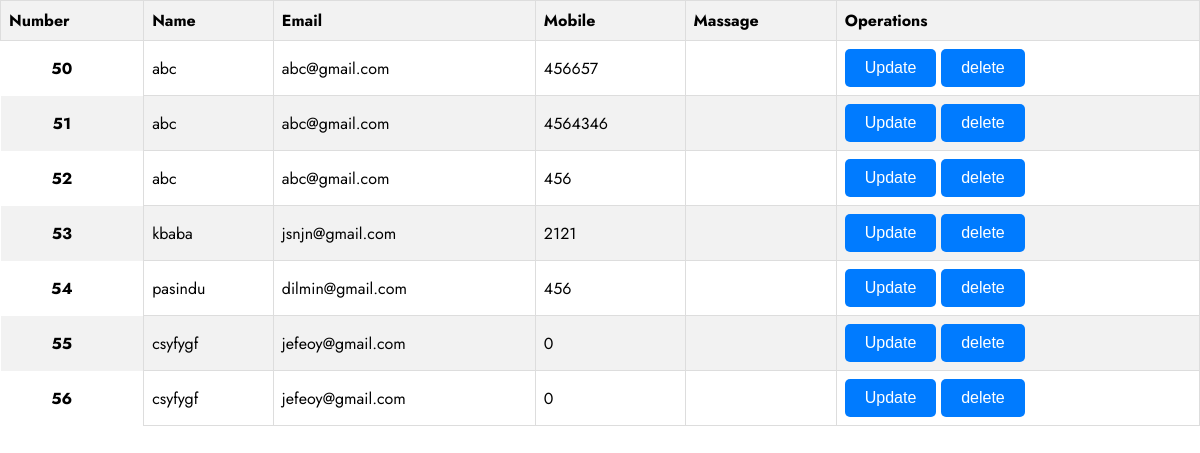
The page /crud/display.php on the database its author committed.
### tables this page shows
CREATE TABLE `contact` (
  `id` int(11) NOT NULL,
  `name` varchar(100) NOT NULL,
  `mail` varchar(100) NOT NULL,
  `mobile` int(10) NOT NULL,
  `message` text NOT NULL
);

### crud/display.php (the view, shortened to what this page needs)
<?php
include 'db_con.php';
?>
<!DOCTYPE html>
<html lang="en">
<head>
    <link rel="stylesheet" href="styles.css">
</head>
<body>
    <table class="table">
        <thead>
            <tr>
                <th scope="col">Number</th>
                <th scope="col">Name</th>
                <th scope="col">Email</th>
                <th scope="col">Mobile</th>
                <th scope="col">Massage</th>
                <th scope="col">Operations</th>
            </tr>
        </thead>
        <tbody>
        <?php
            $sql = "SELECT * FROM `contact`";
            $result = mysqli_query($con, $sql);
            if ($result) {
                while ($row = mysqli_fetch_assoc($result)) {
                    $id = $row['id'];
                    $name = $row['name'];
                    $mail = $row['mail'];
                    $mobile = $row['mobile'];
                    $massage = $row['massage'];
                    echo '<tr>
                            <th scope="row">' . $id . '</th>
                            <td>' . $name . '</td>
                            <td>' . $mail . '</td>
                            <td>' . $mobile . '</td>
                            <td>' . $massage . '</td>
                            <td>
                            <button><a href="update.php?
                            updateid='.$id.'">Update</a></button>
                            <button><a href="delete.php?
                            deleteid='.$id.'">delete</a></button>
                        </td>
                            </tr>';
                }
            }
        ?>
        </tbody>
    </table>
</body>
</html>

### crud/styles.css (style rules this page uses)
:root { --primary-light: #4aa8a3; --primary-dark: #04555b; --black: #000000; --white: #efefef; }
* { margin: 0%; padding: 0%; box-sizing: border-box; }
body { font-family: "Jost", sans-serif; overflow-x: hidden; }
a { text-decoration: none; color: inherit; }
button { padding: 10px 20px; border: none; border-radius: 5px; background-color: #007bff; color: #fff; font-size: 16px; cursor: pointer; }

### crud/display.php (style rules this page uses)
.table { width: 100%; border-collapse: collapse; }
.table thead th { background-color: #f2f2f2; border: 1px solid #ddd; padding: 8px; text-align: left; }
.table tbody td { border: 1px solid #ddd; padding: 8px; }
.table tbody tr:nth-child(even) { background-color: #f2f2f2; }
.table th, .table td { padding-right: 20px; }

### rows shown on the page
contact: id "50", name "abc", mail "abc@gmail.com", mobile "456657"
contact: id "51", name "abc", mail "abc@gmail.com", mobile "4564346"
contact: id "52", name "abc", mail "abc@gmail.com", mobile "456"
contact: id "53", name "kbaba", mail "jsnjn@gmail.com", mobile "2121"
contact: id "54", name "pasindu", mail "dilmin@gmail.com", mobile "456"
contact: id "55", name "csyfygf", mail "jefeoy@gmail.com", mobile "0"
contact: id "56", name "csyfygf", mail "jefeoy@gmail.com", mobile "0"
